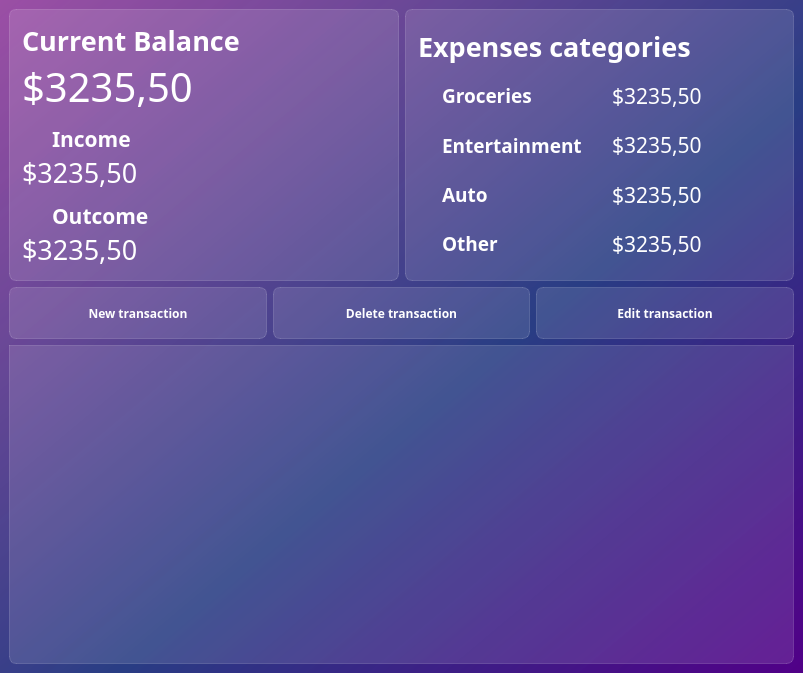
<?xml version="1.0" encoding="UTF-8"?>
<ui version="4.0">
 <class>MainWindow</class>
 <widget class="QMainWindow" name="MainWindow">
  <property name="geometry">
   <rect>
    <x>0</x>
    <y>0</y>
    <width>803</width>
    <height>673</height>
   </rect>
  </property>
  <property name="minimumSize">
   <size>
    <width>800</width>
    <height>600</height>
   </size>
  </property>
  <property name="font">
   <font>
    <family>Noto Sans SC</family>
   </font>
  </property>
  <property name="windowTitle">
   <string>MainWindow</string>
  </property>
  <property name="styleSheet">
   <string notr="true">font-family: Noto Sans SC;
background-color: qlineargradient(spread:pad, x1:1, y1:1, x2:0, y2:0, stop:0 rgba(81, 0, 135, 255), stop:0.427447 rgba(41, 61, 132, 235), stop:1 rgba(155, 79, 165, 255));
</string>
  </property>
  <widget class="QWidget" name="centralwidget">
   <layout class="QVBoxLayout" name="verticalLayout_2">
    <item>
     <layout class="QHBoxLayout" name="horizontalLayout_2">
      <item>
       <widget class="QFrame" name="balances_frame">
        <property name="styleSheet">
         <string notr="true">background-color: rgba(255, 255, 255, 30); 
border: 1px solid rgba(255,255,255,40);
border-radius: 7px;</string>
        </property>
        <property name="frameShape">
         <enum>QFrame::NoFrame</enum>
        </property>
        <property name="frameShadow">
         <enum>QFrame::Raised</enum>
        </property>
        <layout class="QVBoxLayout" name="verticalLayout_21">
         <property name="spacing">
          <number>0</number>
         </property>
         <property name="leftMargin">
          <number>12</number>
         </property>
         <property name="topMargin">
          <number>12</number>
         </property>
         <property name="rightMargin">
          <number>12</number>
         </property>
         <property name="bottomMargin">
          <number>12</number>
         </property>
         <item>
          <widget class="QLabel" name="lbl_current_balance">
           <property name="font">
            <font>
             <family>Noto Sans SC</family>
             <pointsize>20</pointsize>
             <bold>true</bold>
            </font>
           </property>
           <property name="styleSheet">
            <string notr="true">color: white;
font-weight: bold;
font-size: 20pt;
background-color: none;
border: none;</string>
           </property>
           <property name="text">
            <string>Current Balance</string>
           </property>
          </widget>
         </item>
         <item>
          <widget class="QLabel" name="current_balance">
           <property name="font">
            <font>
             <family>Noto Sans SC</family>
             <pointsize>30</pointsize>
             <italic>false</italic>
             <bold>false</bold>
             <kerning>true</kerning>
            </font>
           </property>
           <property name="styleSheet">
            <string notr="true">color: white;
font-size: 30pt;
background-color: none;
border: none;</string>
           </property>
           <property name="lineWidth">
            <number>0</number>
           </property>
           <property name="text">
            <string>$3235,50</string>
           </property>
          </widget>
         </item>
         <item>
          <layout class="QHBoxLayout" name="horizontalLayout_9">
           <item>
            <widget class="QLabel" name="lbl_arrow_top">
             <property name="maximumSize">
              <size>
               <width>24</width>
               <height>16777215</height>
              </size>
             </property>
             <property name="font">
              <font>
               <family>Noto Sans SC</family>
               <pointsize>16</pointsize>
               <bold>true</bold>
              </font>
             </property>
             <property name="styleSheet">
              <string notr="true">color: white;
font-weight: bold;
font-size: 16pt;
background-color: none;
border: none;
padding-top: 10px;</string>
             </property>
             <property name="text">
              <string/>
             </property>
             <property name="pixmap">
              <pixmap resource="res-rs.qrc">:/icons/icons/north_west_white_24dp.svg</pixmap>
             </property>
            </widget>
           </item>
           <item>
            <widget class="QLabel" name="lbl_income">
             <property name="font">
              <font>
               <family>Noto Sans SC</family>
               <pointsize>16</pointsize>
               <bold>true</bold>
              </font>
             </property>
             <property name="styleSheet">
              <string notr="true">color: white;
font-weight: bold;
font-size: 16pt;
background-color: none;
border: none;
padding-top: 10px;</string>
             </property>
             <property name="text">
              <string>Income</string>
             </property>
            </widget>
           </item>
          </layout>
         </item>
         <item>
          <widget class="QLabel" name="income_balance">
           <property name="font">
            <font>
             <family>Noto Sans SC</family>
             <pointsize>20</pointsize>
             <italic>false</italic>
             <bold>false</bold>
             <kerning>true</kerning>
            </font>
           </property>
           <property name="styleSheet">
            <string notr="true">color: white;
font-size: 20pt;
background-color: none;
border: none;</string>
           </property>
           <property name="lineWidth">
            <number>0</number>
           </property>
           <property name="text">
            <string>$3235,50</string>
           </property>
          </widget>
         </item>
         <item>
          <layout class="QHBoxLayout" name="horizontalLayout_10">
           <item>
            <widget class="QLabel" name="lbl_arrow_bottom">
             <property name="maximumSize">
              <size>
               <width>24</width>
               <height>16777215</height>
              </size>
             </property>
             <property name="font">
              <font>
               <family>Noto Sans SC</family>
               <pointsize>16</pointsize>
               <bold>true</bold>
              </font>
             </property>
             <property name="styleSheet">
              <string notr="true">color: white;
font-weight: bold;
font-size: 16pt;
background-color: none;
border: none;
padding-top: 10px;</string>
             </property>
             <property name="text">
              <string/>
             </property>
             <property name="pixmap">
              <pixmap resource="res-rs.qrc">:/icons/icons/call_received_white_24dp.svg</pixmap>
             </property>
            </widget>
           </item>
           <item>
            <widget class="QLabel" name="lbl_outcome">
             <property name="font">
              <font>
               <family>Noto Sans SC</family>
               <pointsize>16</pointsize>
               <bold>true</bold>
              </font>
             </property>
             <property name="styleSheet">
              <string notr="true">color: white;
font-weight: bold;
font-size: 16pt;
background-color: none;
border: none;
padding-top: 10px;</string>
             </property>
             <property name="text">
              <string>Outcome</string>
             </property>
            </widget>
           </item>
          </layout>
         </item>
         <item>
          <widget class="QLabel" name="outcome_balance">
           <property name="font">
            <font>
             <family>Noto Sans SC</family>
             <pointsize>20</pointsize>
             <italic>false</italic>
             <bold>false</bold>
             <kerning>true</kerning>
            </font>
           </property>
           <property name="styleSheet">
            <string notr="true">color: white;
font-size: 20pt;
background-color: none;
border: none;</string>
           </property>
           <property name="lineWidth">
            <number>0</number>
           </property>
           <property name="text">
            <string>$3235,50</string>
           </property>
          </widget>
         </item>
        </layout>
       </widget>
      </item>
      <item>
       <widget class="QFrame" name="balances_frame_2">
        <property name="styleSheet">
         <string notr="true">background-color: rgba(255, 255, 255, 30); 
border: 1px solid rgba(255,255,255,40);
border-radius: 7px;</string>
        </property>
        <property name="frameShape">
         <enum>QFrame::NoFrame</enum>
        </property>
        <property name="frameShadow">
         <enum>QFrame::Raised</enum>
        </property>
        <layout class="QVBoxLayout" name="verticalLayout_20">
         <property name="spacing">
          <number>0</number>
         </property>
         <property name="leftMargin">
          <number>12</number>
         </property>
         <property name="topMargin">
          <number>12</number>
         </property>
         <property name="rightMargin">
          <number>12</number>
         </property>
         <property name="bottomMargin">
          <number>12</number>
         </property>
         <item>
          <widget class="QLabel" name="lbl_expenses_categories">
           <property name="font">
            <font>
             <family>Noto Sans SC</family>
             <pointsize>20</pointsize>
             <bold>true</bold>
            </font>
           </property>
           <property name="styleSheet">
            <string notr="true">color: white;
font-weight: bold;
font-size: 20pt;
background-color: none;
border: none;</string>
           </property>
           <property name="text">
            <string>Expenses categories</string>
           </property>
          </widget>
         </item>
         <item>
          <layout class="QHBoxLayout" name="horizontalLayout_3">
           <item>
            <widget class="QLabel" name="label_25">
             <property name="sizePolicy">
              <sizepolicy hsizetype="Preferred" vsizetype="Preferred">
               <horstretch>0</horstretch>
               <verstretch>0</verstretch>
              </sizepolicy>
             </property>
             <property name="maximumSize">
              <size>
               <width>24</width>
               <height>16777215</height>
              </size>
             </property>
             <property name="font">
              <font>
               <family>Noto Sans SC</family>
               <pointsize>14</pointsize>
               <bold>true</bold>
              </font>
             </property>
             <property name="styleSheet">
              <string notr="true">color: white;
font-weight: bold;
font-size: 14pt;
background-color: none;
border: none;</string>
             </property>
             <property name="text">
              <string/>
             </property>
             <property name="pixmap">
              <pixmap resource="res-rs.qrc">:/icons/icons/local_grocery_store_white_24dp.svg</pixmap>
             </property>
            </widget>
           </item>
           <item>
            <widget class="QLabel" name="label_26">
             <property name="font">
              <font>
               <family>Noto Sans SC</family>
               <pointsize>14</pointsize>
               <bold>true</bold>
              </font>
             </property>
             <property name="styleSheet">
              <string notr="true">color: white;
font-weight: bold;
font-size: 14pt;
background-color: none;
border: none;</string>
             </property>
             <property name="text">
              <string>Groceries</string>
             </property>
            </widget>
           </item>
           <item>
            <widget class="QLabel" name="label_16">
             <property name="font">
              <font>
               <family>Noto Sans SC</family>
               <pointsize>16</pointsize>
               <italic>false</italic>
               <bold>false</bold>
               <kerning>true</kerning>
              </font>
             </property>
             <property name="styleSheet">
              <string notr="true">color: white;
font-size: 16pt;
background-color: none;
border: none;</string>
             </property>
             <property name="lineWidth">
              <number>0</number>
             </property>
             <property name="text">
              <string>$3235,50</string>
             </property>
            </widget>
           </item>
          </layout>
         </item>
         <item>
          <layout class="QHBoxLayout" name="horizontalLayout_4">
           <item>
            <widget class="QLabel" name="label_27">
             <property name="maximumSize">
              <size>
               <width>24</width>
               <height>16777215</height>
              </size>
             </property>
             <property name="font">
              <font>
               <family>Noto Sans SC</family>
               <pointsize>14</pointsize>
               <bold>true</bold>
              </font>
             </property>
             <property name="styleSheet">
              <string notr="true">color: white;
font-weight: bold;
font-size: 14pt;
background-color: none;
border: none;</string>
             </property>
             <property name="text">
              <string/>
             </property>
             <property name="pixmap">
              <pixmap resource="res-rs.qrc">:/icons/icons/sports_esports_white_24dp.svg</pixmap>
             </property>
            </widget>
           </item>
           <item>
            <widget class="QLabel" name="label_28">
             <property name="font">
              <font>
               <family>Noto Sans SC</family>
               <pointsize>14</pointsize>
               <bold>true</bold>
              </font>
             </property>
             <property name="styleSheet">
              <string notr="true">color: white;
font-weight: bold;
font-size: 14pt;
background-color: none;
border: none;</string>
             </property>
             <property name="text">
              <string>Entertainment</string>
             </property>
            </widget>
           </item>
           <item>
            <widget class="QLabel" name="label_18">
             <property name="font">
              <font>
               <family>Noto Sans SC</family>
               <pointsize>16</pointsize>
               <italic>false</italic>
               <bold>false</bold>
               <kerning>true</kerning>
              </font>
             </property>
             <property name="styleSheet">
              <string notr="true">color: white;
font-size: 16pt;
background-color: none;
border: none;</string>
             </property>
             <property name="lineWidth">
              <number>0</number>
             </property>
             <property name="text">
              <string>$3235,50</string>
             </property>
            </widget>
           </item>
          </layout>
         </item>
         <item>
          <layout class="QHBoxLayout" name="horizontalLayout_5">
           <item>
            <widget class="QLabel" name="label_29">
             <property name="maximumSize">
              <size>
               <width>24</width>
               <height>16777215</height>
              </size>
             </property>
             <property name="font">
              <font>
               <family>Noto Sans SC</family>
               <pointsize>14</pointsize>
               <bold>true</bold>
              </font>
             </property>
             <property name="styleSheet">
              <string notr="true">color: white;
font-weight: bold;
font-size: 14pt;
background-color: none;
border: none;</string>
             </property>
             <property name="text">
              <string/>
             </property>
             <property name="pixmap">
              <pixmap resource="res-rs.qrc">:/icons/icons/directions_car_white_24dp.svg</pixmap>
             </property>
            </widget>
           </item>
           <item>
            <widget class="QLabel" name="label_30">
             <property name="font">
              <font>
               <family>Noto Sans SC</family>
               <pointsize>14</pointsize>
               <bold>true</bold>
              </font>
             </property>
             <property name="styleSheet">
              <string notr="true">color: white;
font-weight: bold;
font-size: 14pt;
background-color: none;
border: none;</string>
             </property>
             <property name="text">
              <string>Auto</string>
             </property>
            </widget>
           </item>
           <item>
            <widget class="QLabel" name="label_20">
             <property name="font">
              <font>
               <family>Noto Sans SC</family>
               <pointsize>16</pointsize>
               <italic>false</italic>
               <bold>false</bold>
               <kerning>true</kerning>
              </font>
             </property>
             <property name="styleSheet">
              <string notr="true">color: white;
font-size: 16pt;
background-color: none;
border: none;</string>
             </property>
             <property name="lineWidth">
              <number>0</number>
             </property>
             <property name="text">
              <string>$3235,50</string>
             </property>
            </widget>
           </item>
          </layout>
         </item>
         <item>
          <layout class="QHBoxLayout" name="horizontalLayout_6">
           <item>
            <widget class="QLabel" name="label_31">
             <property name="maximumSize">
              <size>
               <width>24</width>
               <height>16777215</height>
              </size>
             </property>
             <property name="font">
              <font>
               <family>Noto Sans SC</family>
               <pointsize>14</pointsize>
               <bold>true</bold>
              </font>
             </property>
             <property name="styleSheet">
              <string notr="true">color: white;
font-weight: bold;
font-size: 14pt;
background-color: none;
border: none;</string>
             </property>
             <property name="text">
              <string/>
             </property>
             <property name="pixmap">
              <pixmap resource="res-rs.qrc">:/icons/icons/list_white_24dp.svg</pixmap>
             </property>
            </widget>
           </item>
           <item>
            <widget class="QLabel" name="label_32">
             <property name="font">
              <font>
               <family>Noto Sans SC</family>
               <pointsize>14</pointsize>
               <bold>true</bold>
              </font>
             </property>
             <property name="styleSheet">
              <string notr="true">color: white;
font-weight: bold;
font-size: 14pt;
background-color: none;
border: none;</string>
             </property>
             <property name="text">
              <string>Other</string>
             </property>
            </widget>
           </item>
           <item>
            <widget class="QLabel" name="label_21">
             <property name="font">
              <font>
               <family>Noto Sans SC</family>
               <pointsize>16</pointsize>
               <italic>false</italic>
               <bold>false</bold>
               <kerning>true</kerning>
              </font>
             </property>
             <property name="styleSheet">
              <string notr="true">color: white;
font-size: 16pt;
background-color: none;
border: none;</string>
             </property>
             <property name="lineWidth">
              <number>0</number>
             </property>
             <property name="text">
              <string>$3235,50</string>
             </property>
            </widget>
           </item>
          </layout>
         </item>
        </layout>
       </widget>
      </item>
     </layout>
    </item>
    <item>
     <widget class="QFrame" name="btn_frame">
      <property name="styleSheet">
       <string notr="true">background-color: transparent;</string>
      </property>
      <layout class="QHBoxLayout" name="horizontalLayout">
       <property name="spacing">
        <number>-1</number>
       </property>
       <property name="leftMargin">
        <number>0</number>
       </property>
       <property name="topMargin">
        <number>0</number>
       </property>
       <property name="rightMargin">
        <number>0</number>
       </property>
       <property name="bottomMargin">
        <number>0</number>
       </property>
       <item>
        <widget class="QPushButton" name="btn_new_transaction">
         <property name="minimumSize">
          <size>
           <width>230</width>
           <height>50</height>
          </size>
         </property>
         <property name="font">
          <font>
           <family>Noto Sans SC</family>
           <bold>true</bold>
          </font>
         </property>
         <property name="styleSheet">
          <string notr="true">QPushButton{
	color: rgb(255, 255, 255);
     background-color:rgba(255,255,255,30);
     border: 1px solid rgba(255,255,255,40);
     border-radius:7px;
width: 230;
height: 50;
}
QPushButton:hover{
background-color:rgba(255,255,255,30);
}
QPushButton:pressed{
background-color:rgba(255,255,255,70);
}</string>
         </property>
         <property name="text">
          <string>New transaction</string>
         </property>
         <property name="icon">
          <iconset resource="res-rs.qrc">
           <normaloff>:/icons/icons/post_add_white_24dp.svg</normaloff>:/icons/icons/post_add_white_24dp.svg</iconset>
         </property>
         <property name="iconSize">
          <size>
           <width>24</width>
           <height>24</height>
          </size>
         </property>
        </widget>
       </item>
       <item>
        <widget class="QPushButton" name="btn_delete_transaction">
         <property name="minimumSize">
          <size>
           <width>230</width>
           <height>50</height>
          </size>
         </property>
         <property name="font">
          <font>
           <family>Noto Sans SC</family>
           <bold>true</bold>
          </font>
         </property>
         <property name="styleSheet">
          <string notr="true">QPushButton{
	color: rgb(255, 255, 255);
     background-color:rgba(255,255,255,30);
     border: 1px solid rgba(255,255,255,40);
     border-radius:7px;
width: 230;
height: 50;
}
QPushButton:hover{
background-color:rgba(255,255,255,30);
}
QPushButton:pressed{
background-color:rgba(255,255,255,70);
}</string>
         </property>
         <property name="text">
          <string>Delete transaction</string>
         </property>
         <property name="icon">
          <iconset resource="res-rs.qrc">
           <normaloff>:/icons/icons/delete_white_24dp.svg</normaloff>:/icons/icons/delete_white_24dp.svg</iconset>
         </property>
         <property name="iconSize">
          <size>
           <width>24</width>
           <height>24</height>
          </size>
         </property>
        </widget>
       </item>
       <item>
        <widget class="QPushButton" name="btn_edit_transaction">
         <property name="minimumSize">
          <size>
           <width>230</width>
           <height>50</height>
          </size>
         </property>
         <property name="font">
          <font>
           <family>Noto Sans SC</family>
           <bold>true</bold>
          </font>
         </property>
         <property name="styleSheet">
          <string notr="true">QPushButton{
	color: rgb(255, 255, 255);
     background-color:rgba(255,255,255,30);
     border: 1px solid rgba(255,255,255,40);
     border-radius:7px;
width: 230;
height: 50;
}
QPushButton:hover{
background-color:rgba(255,255,255,30);
}
QPushButton:pressed{
background-color:rgba(255,255,255,70);
}</string>
         </property>
         <property name="text">
          <string>Edit transaction</string>
         </property>
         <property name="icon">
          <iconset resource="res-rs.qrc">
           <normaloff>:/icons/icons/edit_white_24dp.svg</normaloff>:/icons/icons/edit_white_24dp.svg</iconset>
         </property>
         <property name="iconSize">
          <size>
           <width>24</width>
           <height>24</height>
          </size>
         </property>
        </widget>
       </item>
      </layout>
     </widget>
    </item>
    <item>
     <widget class="QTableView" name="tableView">
      <property name="styleSheet">
       <string notr="true">QTableView {
background-color: rgba(255, 255, 255, 30); 
border: 1px solid rgba(255,255,255,40);
border-bottom-right-radius: 7px; 
border-bottom-left-radius: 7px; 
color: white;
}

QHeaderView::section {
background-color: rgb(53, 53, 53);
color: white;
border: none;
height: 50px;
font-size: 16pt;
}

QTableView::item {
    border-style: none;
    border-bottom: 1px solid rgba(255,255,255,50);
    padding-left: auto;
    padding-right: auto;
}

QTableView::item:selected{
	border: none;
	color: rgb(255, 255, 255);
    background-color: rgba(255, 255, 255, 50);
}
</string>
      </property>
      <property name="verticalScrollBarPolicy">
       <enum>Qt::ScrollBarAlwaysOff</enum>
      </property>
      <property name="horizontalScrollBarPolicy">
       <enum>Qt::ScrollBarAlwaysOff</enum>
      </property>
      <property name="textElideMode">
       <enum>Qt::ElideRight</enum>
      </property>
      <property name="showGrid">
       <bool>false</bool>
      </property>
      <property name="sortingEnabled">
       <bool>true</bool>
      </property>
      <attribute name="horizontalHeaderDefaultSectionSize">
       <number>155</number>
      </attribute>
      <attribute name="verticalHeaderVisible">
       <bool>false</bool>
      </attribute>
     </widget>
    </item>
   </layout>
  </widget>
 </widget>
 <resources>
  <include location="res-rs.qrc"/>
 </resources>
 <connections/>
</ui>
